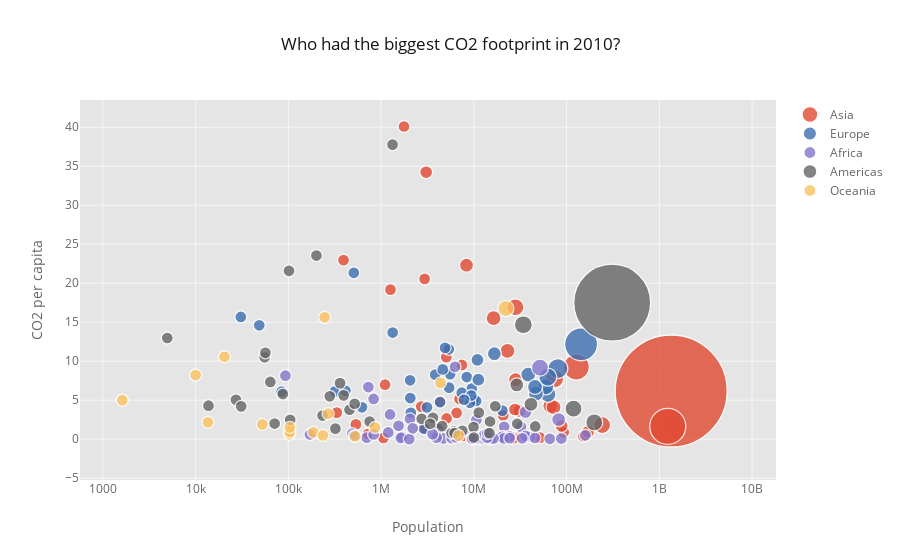

This figure's notebook cell:
### Code cell
# plot CO2 by population
df.query('year == 2010').iplot(kind='bubble', x='population', y='CO2', size='CO2_footprint', text='country',\
           xTitle='Population', yTitle='CO2 per capita', categories='region', logx=True,\
             title='Who had the biggest CO2 footprint in 2010?')

### Figure 1 — Plotly figure (JSON) as saved in the notebook; plotly's stock layout.template omitted (floating-point values rounded to 4 significant figures)
{"data": [{"marker": {"color": "rgba(226, 74, 51, 1.0)", "line": {"width": 1.3}, "opacity": 0.8, "size": [12, 12, 12, 12, 12, 12, 12, 12, 112, 12, 12, 12, 36, 17, 18, 13, 12, 26, 12, 15, 13, 12, 12, 14, 12, 12, 12, 12, 12, 13, 12, 12, 17, 12, 12, 12, 15, 12, 15, 12, 15, 12, 14, 13, 13, 12], "symbol": "dot"}, "mode": "markers", "name": "Asia", "text": ["Afghanistan", "Armenia", "Azerbaijan", "Bahrain", "Bangladesh", "Bhutan", "Brunei", "Cambodia", "China", "Cyprus", "Georgia", "Hong Kong China", "India", "Indonesia", "Iran", "Iraq", "Israel", "Japan", "Jordan", "Kazakhstan", "Kuwait", "Lebanon", "Macao China", "Malaysia", "Maldives", "Mongolia", "Myanmar", "Nepal", "Oman", "Pakistan", "Philippines", "Qatar", "Saudi Arabia", "Singapore", "Sri Lanka", "Syria", "Taiwan", "Tajikistan", "Thailand", "Timor Leste", "Turkey", "Turkmenistan", "United Arab Emirates", "Uzbekistan", "Vietnam", "West Bank and Gaza"], "textfont": {"color": "#666666"}, "type": "scatter", "x": [27962207, 2963496, 9099893, 1261319, 151616777, 720246, 393302, 14363586, 1340968737, 1103685, 4250132, 6993570, 1230984504, 241613126, 74253373, 30868156, 7420368, 127319802, 6517912, 16310624, 3059473, 4337156, 534626, 28119500, 332575, 2712657, 51733013, 26875910, 2943747, 170043918, 93038902, 1765513, 28090647, 5078961, 20201312, 20720602, 23025000, 7581696, 66692024, 1057122, 72310416, 5041995, 8329453, 27739764, 88357775, 4068780], "y": [0.2622, 1.365, 4.977, 19.18, 0.3776, 0.6566, 22.96, 0.2957, 6.178, 6.984, 1.434, 5.145, 1.64, 1.809, 7.727, 3.62, 9.524, 9.251, 3.365, 15.52, 34.23, 4.826, 1.895, 7.633, 3.401, 4.176, 0.1875, 0.1253, 20.56, 0.9296, 0.8748, 40.1, 16.92, 2.658, 0.6092, 3.03, 11.31, 0.4158, 4.271, 0.1631, 4.096, 10.52, 22.31, 3.805, 1.71, 0.5855]}, {"marker": {"color": "rgba(62, 111, 176, 1.0)", "line": {"width": 1.3}, "opacity": 0.8, "size": [12, 12, 12, 12, 13, 12, 12, 12, 12, 12, 12, 12, 16, 20, 12, 13, 12, 12, 12, 16, 12, 12, 12, 12, 12, 12, 12, 14, 12, 15, 12, 12, 33, 12, 12, 12, 15, 12, 12, 15, 18], "symbol": "dot"}, "mode": "markers", "name": "Europe", "text": ["Albania", "Andorra", "Austria", "Belarus", "Belgium", "Bosnia and Herzegovina", "Bulgaria", "Croatia", "Denmark", "Estonia", "Faeroe Islands", "Finland", "France", "Germany", "Gibraltar", "Greece", "Hungary", "Iceland", "Ireland", "Italy", "Latvia", "Lithuania", "Luxembourg", "Macedonia FYR", "Malta", "Moldova", "Montenegro", "Netherlands", "Norway", "Poland", "Portugal", "Romania", "Russia", "Serbia", "Slovak Republic", "Slovenia", "Spain", "Sweden", "Switzerland", "Ukraine", "United Kingdom"], "textfont": {"color": "#666666"}, "type": "scatter", "x": [2901883, 84419, 8391986, 9492122, 10929978, 3835258, 7407297, 4316425, 5550959, 1332089, 48567, 5367693, 62961136, 80435307, 30732, 11177509, 10014633, 318042, 4617334, 59588007, 2090519, 3122835, 507889, 2062443, 412064, 4084483, 621952, 16631571, 4891251, 38574682, 10584837, 20298838, 143158099, 9059046, 5406896, 2052480, 46601492, 9382297, 7830534, 45647497, 62716684], "y": [1.337, 6.092, 7.969, 6.484, 10.17, 8.277, 5.961, 4.742, 8.342, 13.67, 14.6, 11.53, 5.753, 9.056, 15.67, 7.633, 5.066, 6.128, 8.948, 6.71, 3.382, 4.08, 21.34, 5.276, 6.215, 1.359, 4.088, 10.96, 11.71, 8.288, 4.904, 3.665, 12.18, 4.663, 6.608, 7.551, 5.852, 5.598, 5.056, 6.706, 7.954]}, {"marker": {"color": "rgba(132, 118, 202, 1.0)", "line": {"width": 1.3}, "opacity": 0.8, "size": [13, 12, 12, 12, 12, 12, 12, 12, 12, 12, 12, 12, 12, 12, 14, 12, 12, 12, 12, 12, 12, 12, 12, 12, 12, 12, 12, 12, 12, 12, 12, 12, 12, 12, 12, 12, 12, 12, 12, 12, 12, 12, 12, 12, 17, 12, 12, 12, 12, 12, 12, 12, 12, 12], "symbol": "dot"}, "mode": "markers", "name": "Africa", "text": ["Algeria", "Angola", "Benin", "Botswana", "Burkina Faso", "Burundi", "Cameroon", "Cape Verde", "Chad", "Comoros", "Congo Dem Rep ", "Congo Rep ", "Cote d Ivoire", "Djibouti", "Egypt", "Equatorial Guinea", "Eritrea", "Ethiopia", "Gabon", "Gambia", "Ghana", "Guinea", "Guinea Bissau", "Kenya", "Lesotho", "Liberia", "Libya", "Madagascar", "Malawi", "Mali", "Mauritania", "Mauritius", "Morocco", "Mozambique", "Namibia", "Niger", "Nigeria", "Reunion", "Rwanda", "Sao Tome and Principe", "Senegal", "Seychelles", "Sierra Leone", "Somalia", "South Africa", "Sudan", "Swaziland", "Tanzania", "Togo", "Tunisia", "Uganda", "Western Sahara", "Zambia", "Zimbabwe"], "textfont": {"color": "#666666"}, "type": "scatter", "x": [36036159, 21219954, 9509798, 2047831, 15632066, 9461117, 20590666, 490379, 11896380, 698695, 65938712, 4066078, 20131707, 830802, 82040994, 728710, 4689664, 87561814, 1541936, 1693002, 24317734, 11012406, 1634196, 40328313, 2010586, 3957990, 6265697, 21079532, 14769824, 15167286, 3591400, 1247951, 32107739, 24321457, 2193643, 16291990, 159424742, 830516, 10293669, 170880, 12956791, 93081, 5775902, 9581714, 51621594, 36114885, 1193148, 45648525, 6390851, 10639194, 33149417, 512065, 13917439, 13973897], "y": [3.481, 1.594, 0.5863, 2.607, 0.1022, 0.03674, 0.3691, 0.7171, 0.0418, 0.1896, 0.04608, 0.5015, 0.2941, 0.6065, 2.524, 6.68, 0.09771, 0.07828, 1.71, 0.2737, 0.3689, 0.1238, 0.1573, 0.3067, 0.008443, 0.2001, 9.289, 0.09718, 0.08317, 0.04056, 0.6401, 3.169, 1.584, 0.1232, 1.391, 0.09101, 0.4981, 5.162, 0.05591, 0.5986, 0.5677, 8.137, 0.1175, 0.06523, 9.177, 0.4151, 0.8625, 0.1527, 0.2555, 2.469, 0.1132, 0.4493, 0.1855, 0.7499]}, {"marker": {"color": "rgba(101, 101, 101, 1.0)", "line": {"width": 1.3}, "opacity": 0.8, "size": [12, 12, 14, 12, 12, 12, 12, 12, 12, 17, 12, 18, 12, 12, 12, 12, 12, 12, 12, 12, 12, 12, 12, 12, 12, 12, 12, 12, 12, 12, 17, 12, 12, 12, 12, 12, 12, 12, 12, 12, 77, 12, 14], "symbol": "dot"}, "mode": "markers", "name": "Americas", "text": ["Anguilla", "Antigua and Barbuda", "Argentina", "Aruba", "Bahamas", "Barbados", "Belize", "Bermuda", "Bolivia", "Brazil", "British Virgin Islands", "Canada", "Cayman Islands", "Chile", "Colombia", "Costa Rica", "Cuba", "Dominica", "Ecuador", "El Salvador", "French Guiana", "Greenland", "Grenada", "Guadeloupe", "Guatemala", "Guyana", "Haiti", "Honduras", "Jamaica", "Martinique", "Mexico", "Montserrat", "Netherlands Antilles", "Nicaragua", "Panama", "Paraguay", "Peru", "Suriname", "Trinidad and Tobago", "Turks and Caicos Islands", "United States", "Uruguay", "Venezuela"], "textfont": {"color": "#666666"}, "type": "scatter", "x": [13768, 87233, 41222875, 101597, 360830, 279566, 321609, 63954, 9918245, 198614208, 27223, 34126173, 55509, 17015048, 45918101, 4545273, 11308133, 71167, 14934692, 6038306, 233795, 56546, 104677, 456822, 14732261, 753362, 9999617, 7503875, 2741253, 394690, 118617542, 4953, 200689, 5737722, 3620506, 6209877, 29373644, 518141, 1328095, 30993, 309876170, 3374414, 28995745], "y": [4.297, 5.787, 4.466, 21.59, 7.186, 5.5, 1.353, 7.34, 1.556, 2.153, 5.048, 14.67, 10.5, 4.222, 1.635, 1.668, 3.407, 2.002, 2.256, 1.009, 3.03, 11.07, 2.492, 3.773, 0.7726, 2.255, 0.2121, 1.067, 2.611, 5.62, 3.911, 12.98, 23.55, 0.7855, 2.739, 0.7862, 1.98, 4.543, 37.78, 4.206, 17.5, 1.972, 6.961]}, {"marker": {"color": "rgba(251, 193, 94, 1.0)", "line": {"width": 1.3}, "opacity": 0.8, "size": [16, 12, 12, 12, 12, 12, 12, 12, 12, 12, 12, 12, 12, 12, 12, 12, 12], "symbol": "dot"}, "mode": "markers", "name": "Oceania", "text": ["Australia", "Fiji", "French Polynesia", "Kiribati", "Marshall Islands", "Micronesia Fed Sts ", "Nauru", "New Caledonia", "New Zealand", "Niue", "Palau", "Papua New Guinea", "Samoa", "Solomon Islands", "Tonga", "Vanuatu", "Wallis et Futuna"], "textfont": {"color": "#666666"}, "type": "scatter", "x": [22162863, 859952, 268065, 102648, 52428, 103619, 10025, 246345, 4369027, 1621, 20470, 6847517, 186029, 526177, 103947, 236299, 13565], "y": [16.75, 1.5, 3.264, 0.6262, 1.9, 0.9244, 8.224, 15.62, 7.222, 4.995, 10.57, 0.4571, 0.8812, 0.3747, 1.515, 0.4896, 2.162]}], "layout": {"legend": {"bgcolor": "#FFFFFF", "font": {"color": "#666666"}}, "paper_bgcolor": "#FFFFFF", "plot_bgcolor": "#E5E5E5", "title": "Who had the biggest CO2 footprint in 2010?", "titlefont": {"color": "#151516"}, "xaxis1": {"gridcolor": "#F6F6F6", "showgrid": true, "tickfont": {"color": "#666666"}, "title": "Population", "titlefont": {"color": "#666666"}, "type": "log", "zerolinecolor": "#F6F6F6"}, "yaxis1": {"gridcolor": "#F6F6F6", "showgrid": true, "tickfont": {"color": "#666666"}, "title": "CO2 per capita", "titlefont": {"color": "#666666"}, "zerolinecolor": "#F6F6F6"}}}
